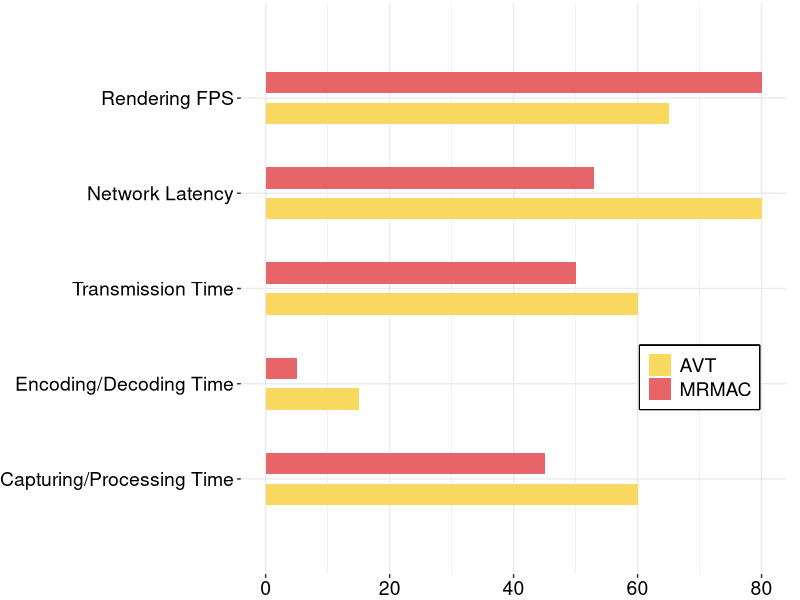
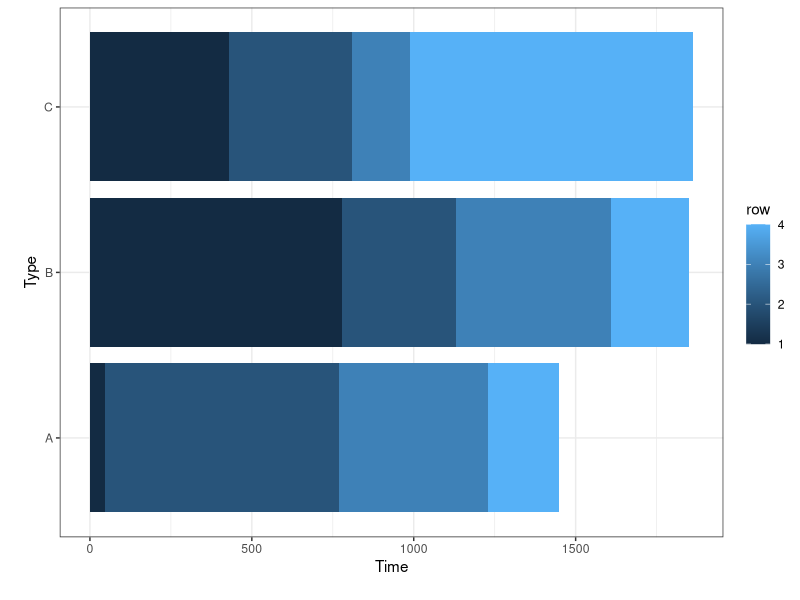
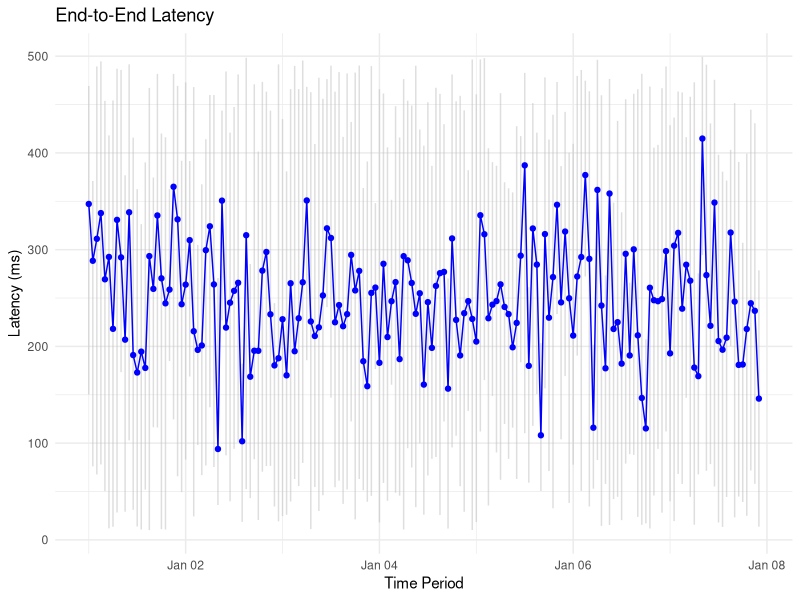
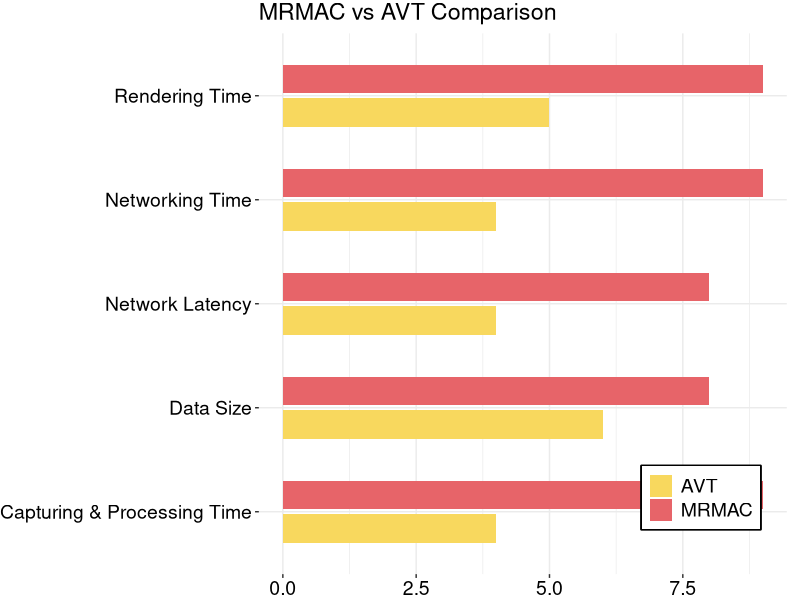
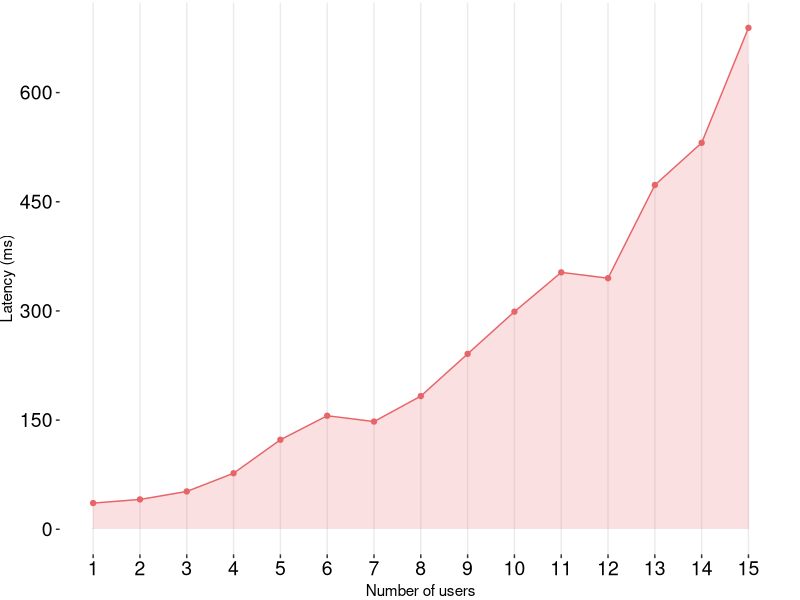
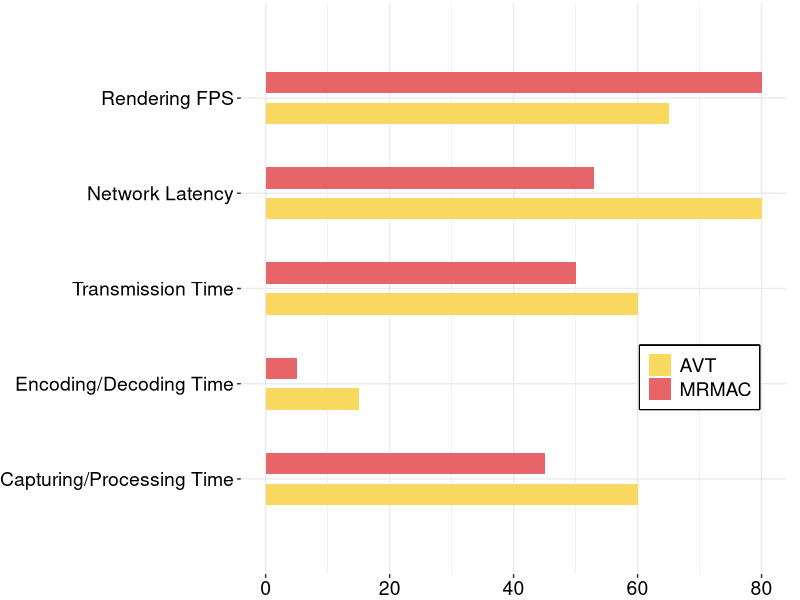
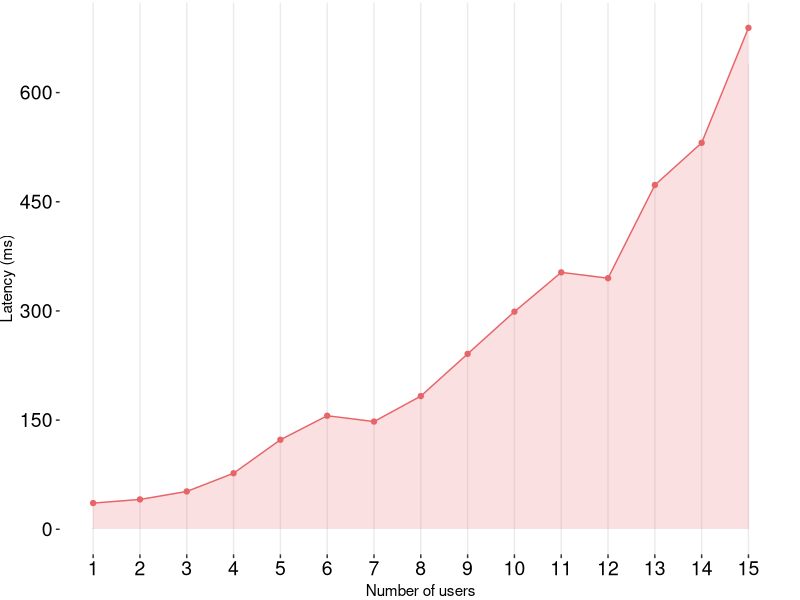

Reproduce these figures in R, in order.
## ---- chunk 1
library(reshape2)
library(ggplot2)
library(dplyr)
library(lubridate)

coloring = c("#E76469", "#F8D85E","#EDA645","#D1B0B3","#8C99A6","#ADD299","#4FA490","#3B7F9F")
fontsize = 14
## ---- chunk 2
# Set up the data
metrics <- c('Capturing/Processing Time', 
             'Encoding/Decoding Time', 
             'Transmission Time', 
             'Network Latency', 
             'Rendering FPS')
values <- list(c(45, 5, 50, 53, 80), c(60, 15, 60, 80, 65))

# Set up custom sorting order
custom_order <- c('Capturing/Processing Time', 
                  'Encoding/Decoding Time', 
                  'Transmission Time', 
                  'Network Latency',
                  'Rendering FPS')

# Create a data frame
data <- data.frame(metric = factor(rep(metrics, 2), levels = custom_order),
                   value = unlist(values),
                   test = factor(rep(c("MRMAC", "AVT"), each = length(metrics)), levels = c("AVT", "MRMAC")))

# Create the chart
ggplot(data, aes(x = value, y = metric, fill = test)) +
  geom_col(position = position_dodge(width = .65), width = .45) +
  scale_y_discrete(expand = c(0, 1)) +
  scale_fill_manual(values = c("AVT" = "#F8D85E", "MRMAC" = "#E76469")) +
  #labs(title = "System Performance Chart", x = "Time in ms or FPS", y = "System Performance Metrics") +
  theme_bw() + 
  theme(axis.line = element_blank(),
        axis.title.x=element_blank(),
        axis.title.y=element_blank(),
        axis.text.x = element_text(color="black", size=fontsize),
        axis.text.y = element_text(color="black", size=fontsize),
        text = element_text(size=fontsize),
        strip.background = element_blank(),
        plot.background = element_blank(),
        plot.margin = unit(c(0.005, .025, 0, 0), "null"),
        panel.border = element_blank(),
        panel.spacing = unit(c(0, 0, 0, 0), "null"),
        #panel.grid.major = element_blank(),
        legend.position = c(.95, 0.4),
        legend.justification = c("right", "top"),
        legend.title=element_blank(),
        legend.text=element_text(size=fontsize),
        legend.box.just = "right",
        legend.box.background = element_rect(fill = "white", color = "black", size = 1))



# Save the chart as a PDF file
ggsave("out/performance.pdf", width = 10, height = 5, unit = "in", dpi = 300)
## ---- chunk 3
dat <- read.table(text = "A   B   C
1 48 780 431
2 720 350 377
3 460 480 179
4 220 240 876", header = TRUE)


dat$row <- seq_len(nrow(dat))
dat2 <- melt(dat, id.vars = "row")


ggplot(dat2, aes(x = variable, y = value, fill = row)) + 
  geom_bar(stat = "identity") +
  xlab("\nType") +
  ylab("Time\n") +
  coord_flip() +
  theme_bw()
## ---- chunk 4
# Generate sample data
set.seed(42)
sample_size <- 1000
timestamps <- seq(from = as.POSIXct("2023-01-01 00:00:00"), by = "10 min", length.out = sample_size)
latencies <- runif(sample_size, min = 10, max = 500)

data <- data.frame(timestamp = timestamps, latency = latencies)

# Convert the timestamp column to a proper date-time format
data$timestamp <- as.POSIXct(data$timestamp, format="%Y-%m-%d %H:%M:%S")

# Calculate the average, minimum, and maximum latency per time period (e.g., per hour)
latency_summary_data <- data %>%
  group_by(time_period = floor_date(timestamp, "hour")) %>%
  summarise(avg_latency = mean(latency, na.rm = TRUE),
            min_latency = min(latency, na.rm = TRUE),
            max_latency = max(latency, na.rm = TRUE))

# Create the combined latency chart using ggplot2
ggplot() +
  geom_linerange(data = latency_summary_data, aes(x = time_period, ymin = min_latency, ymax = max_latency), color = "gray", alpha = 0.5) +
  geom_line(data = latency_summary_data, aes(x = time_period, y = avg_latency), color = "blue") +
  geom_point(data = latency_summary_data, aes(x = time_period, y = avg_latency), color = "blue") +
  labs(title = "End-to-End Latency",
       x = "Time Period",
       y = "Latency (ms)") +
  theme_minimal()
## ---- chunk 5
# Install and load required packages
if (!require(ggplot2)) {
  install.packages("ggplot2")
}
library(ggplot2)

# Create a data frame with the comparison parameters
comparison_data <- data.frame(
  System = c("MRMAC", "MRMAC", "MRMAC", "MRMAC", "MRMAC", "AVT", "AVT", "AVT", "AVT", "AVT"),
  Parameter = c("Data Size", "Capturing & Processing Time", "Networking Time", "Rendering Time", "Network Latency",
               "Data Size", "Capturing & Processing Time", "Networking Time", "Rendering Time", "Network Latency"),
  Score = c(8, 9, 9, 9, 8, 6, 4, 4, 5, 4)
)

# Create a comparison plot using ggplot2
comparison_plot <- ggplot(comparison_data, aes(x = Parameter, y = Score, fill = System)) +
  geom_bar(stat = "identity", position = position_dodge(width = .65), width = .55) +
  scale_fill_manual(values = c("MRMAC" = "#E76469", "AVT" = "#F8D85E")) +
  scale_color_manual(values = c("MRMAC" = "#E76469", "AVT" = "#F8D85E")) +
  labs(title = "MRMAC vs AVT Comparison",
       x = "Parameters",
       y = "Score (Higher is Better)") + 
  coord_flip() +
  theme_bw() + 
  theme(axis.line = element_blank(),
        axis.title.x=element_blank(),
        axis.title.y=element_blank(),
        axis.text.x = element_text(color="black", size=fontsize),
        axis.text.y = element_text(color="black", size=fontsize),
        text = element_text(size=fontsize),
        strip.background = element_blank(),
        plot.background = element_blank(),
        plot.margin = unit(c(0.005, .025, 0, 0), "null"),
        panel.border = element_blank(),
        panel.spacing = unit(c(0, 0, 0, 0), "null"),
        #panel.grid.major = element_blank(),
        legend.position = c(.95, 0.2),
        legend.justification = c("right", "top"),
        legend.title=element_blank(),
        legend.text=element_text(size=fontsize),
        legend.box.just = "right",
        legend.box.background = element_rect(fill = "white", color = "black", size = 1))

# Display the comparison plot
print(comparison_plot)
## ---- chunk 6
# create data
data=read.csv('csv/latency.csv', sep=",")

g <- ggplot(data=data, aes(x=A, y=B, group=1)) +
  geom_area(fill = coloring[1],
            alpha = 0.2,
            color = coloring[1],
            lwd = 0.5, 
            linetype = 1)+
  geom_point(color=coloring[1])

g + 
  theme_bw() + 
  theme(axis.line = element_blank(),
        axis.text.x = element_text(color="black", size=fontsize),
        axis.text.y = element_text(color="black", size=fontsize),
        strip.text = element_blank(),
        strip.background = element_blank(),
        panel.border = element_blank(),
        panel.grid.minor.x = element_blank(),
        panel.grid.major.y = element_blank(),
        panel.grid.minor.y = element_blank(),
        plot.background = element_blank(),
        plot.margin = unit(c(0.005, .025, 0, 0), "null"),
        panel.spacing = unit(c(0, 0, 0, 0), "null"),
        legend.position = "none") +
  scale_x_continuous(name="Number of users", breaks = seq(1, 20, by = 1)) +
  scale_y_continuous(name="Latency (ms)", breaks=seq(0, 1000, by=150))

ggsave("out/latency.pdf", width = 6, height = 2, dpi = 1000)
